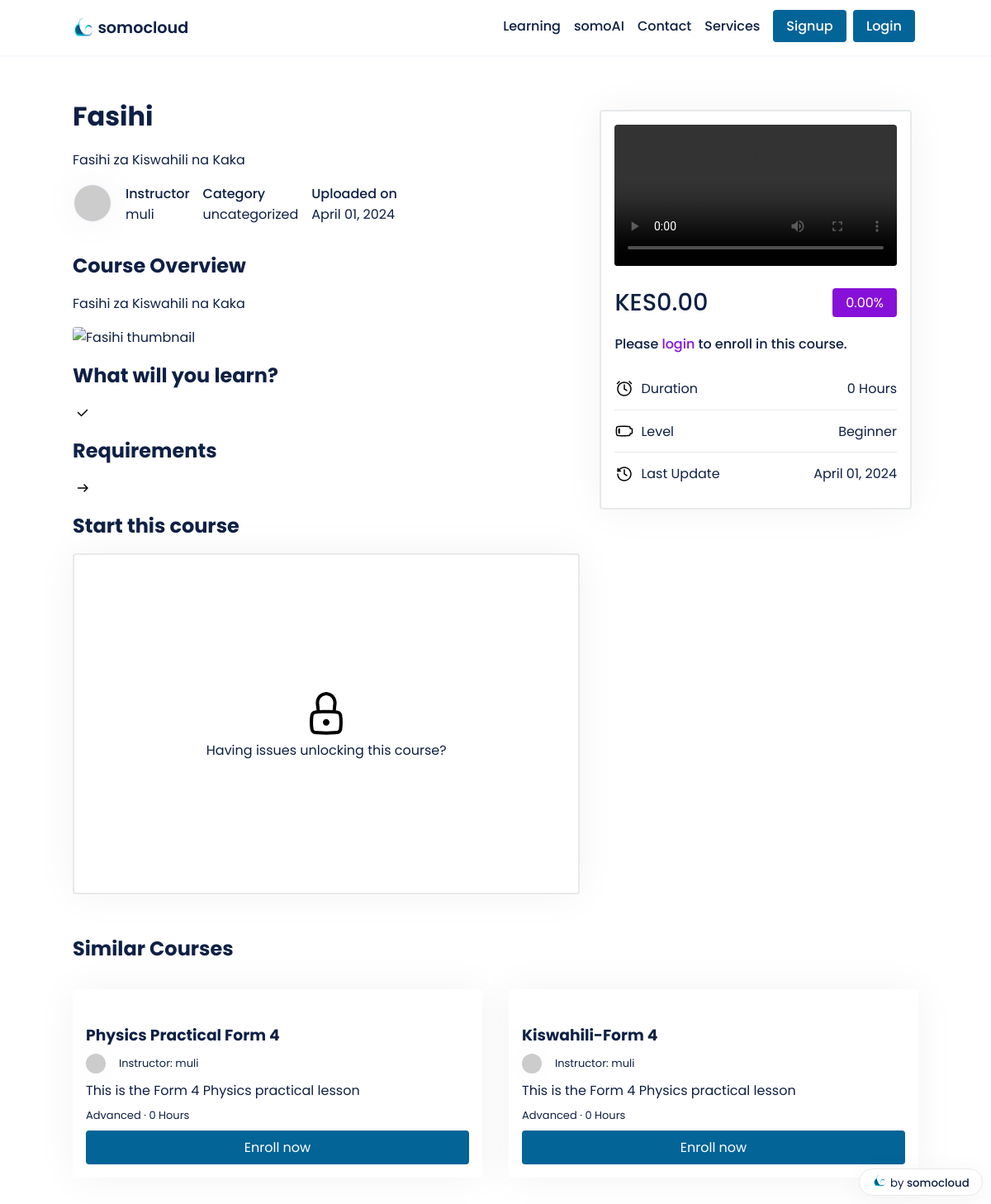
Page /muli/course/fasihi/ on the committed database.
### main/models.py (models this page shows, shortened)
class Course(models.Model):
    LEVEL_CHOICES = [
        ('Beginner', 'Beginner'),
        ('Intermediate', 'Intermediate'),
        ('Advanced', 'Advanced')
    ]
    id = models.AutoField(primary_key=True)
    title = models.CharField(max_length=255)
    slug = models.SlugField(unique=True)
    description = models.TextField()
    course_document = models.FileField(upload_to='course_documents/', blank=True, null=True)
    thumbnail = CloudinaryField('thumbnail', blank=True, null=True)
    featured_video = CloudinaryField('featured_video', blank=True, null=True)
    instructor = models.ForeignKey(User, on_delete=models.CASCADE, related_name='courses', default=None)
    created_at = models.DateTimeField(auto_now_add=True)
    updated_at = models.DateTimeField(auto_now=True)
    level = models.CharField(max_length=20, choices=LEVEL_CHOICES, default='Beginner')
    duration = models.CharField(max_length=10, default='0')
    category = models.CharField(max_length=255, default="uncategorized")
    price = models.DecimalField(max_digits=8, decimal_places=2, default=0.00)
    discount = models.DecimalField(max_digits=5, decimal_places=2, default=0.00)
    requirements = models.TextField(help_text='Enter the requirements for the course, separated by a comma.',
                                    default='')
    content = models.TextField(help_text='Enter the course content, separated by a comma.', default='')
    lesson_title = models.CharField(max_length=255, default='Lesson')
    lesson_video = CloudinaryField('lesson_video', null=True)
    students = models.ManyToManyField(User, related_name='enrolled_courses', blank=True)
    def get_requirements_list(self):
        return self.requirements.split(',')
    def get_content_list(self):
        return self.content.split(',')

### main/views.py (the view, shortened to what this page needs)
# urls.py: path('<str:instructor>/course/<slug:slug>/', views.course_details, name='course_details'),
def course_details(request, instructor, slug):
    instructor_obj = get_object_or_404(User, username=instructor)
    course = get_object_or_404(Course, slug=slug, instructor=instructor_obj)
    category_courses = Course.objects.filter(category__iexact=course.category).exclude(id=course.id)[:3]
    enrolled = False
    if request.user.is_authenticated:
        enrolled = course.students.filter(id=request.user.id).exists()
    context = {
        'course': course,
        'enrolled': enrolled,
        'category_courses': category_courses
    }
    return render(request, 'course.html', context)

### templates/course.html (shortened to what this page needs)
{% extends 'base.html' %}
{% load static %}
{% block content %}
<section class="">
<div class='course-page'>
  <div class='container'>
    <div class='course-grid'>
      <div class='course-main'>
        <h1 style='font-size: 2rem;'>{{ course.title }}</h1>
        <div>
          <p>{{ course.description|slice:":100" }}</p>
        </div>
        <div class='course-meta'>
          {% if course.instructor.socialaccount_set.all %}
  {% with socialaccount=course.instructor.socialaccount_set.all|first %}
    {% if socialaccount.get_avatar_url %}
      <img src="{{ socialaccount.get_avatar_url }}" alt="Profile Image">
    {% else %}
      <img src="https://api.dicebear.com/5.x/shapes/svg?seed={{course.instructor}}" alt="Default Profile Image">
    {% endif %}
  {% endwith %}
{% else %}
  <img src="https://api.dicebear.com/5.x/shapes/svg?seed={{course.instructor}}" alt="Default Profile Image">
{% endif %}
          <p>
            <span style='font-weight: 500;'>
              Instructor
            </span>
            <span>
              {{course.instructor}}
            </span>
          </p>
          <p>
            <span style='font-weight: 500;'>
              Category
            </span>
            <span>
              {{course.category}}
            </span>
          </p>
          <p>
            <span style='font-weight: 500;'>
              Uploaded on
            </span>
            <span>
              {{course.created_at|date:"F d, Y"}}
            </span>
          </p>
        </div>
        <div style='margin-top: 2rem;'>
          <h2>Course Overview</h2>
          <p style='margin: 1rem 0'>{{course.description}}</p>
        </div>
         <div>
          <img style='border-radius: 4px' src="{{ course.thumbnail.url }}" alt="{{ course.title }} thumbnail">
        </div>
        <div style=''>
          <h2>What will you learn?</h2>
          <ul style='list-style: none; margin-top: 1rem;'>
            {% for item in course.get_content_list %}
            <li style='display: flex; column-gap: 1rem; margin: .6rem 0;'>
            </li>
            {% endfor %}
          </ul>
        </div>
        <div style=''>
          <h2>Requirements</h2>
          <ul style='list-style: none; margin-top: 1rem;'>
            {% for requirement in course.get_requirements_list %}
              <li style='display: flex; column-gap: 1rem; margin: .6rem 0;'>
              </li>
            {% endfor %}
          </ul>
        </div>
        <div class='course-unlocked'>
          {% if enrolled %}
                  <section class="course-card">
                      <h3 id='start-learning'>Access Learning Materials</h3>
                      <ul>
                          <li>
                              <a href="{% url 'get_pdf' course.pk %}" target="_self" style="color: #059dee;">Course Material [full]</a>
                          </li>
                      </ul>
                  </section>
          <div class='access-course'>
            <video controls>
              <source src="{{ course.lesson_video.url }}" type="{{ course.lesson_video.mime_type }}">
              Your browser does not support the video tag.
            </video>
            <p style='margin-top: 1rem; font-weight: 600;'>{{course.lesson_title}}</p>
          </div>
          {% else %}
          <h2>Start this course</h2>
         <div class='course-lock'>
          <p>Having issues unlocking this course?</p>
        </div>
          {% endif %}
        </div>
      </div>
      <div class='course-details'>
        <div class='details'>
          <div>
          <video controls controlsList="nodownload" poster='{{course.thumbnail.url}}'>
            <source src="{{ course.featured_video.url }}" type="{{ course.featured_video.mime_type }}">
          </video>
        </div>
        <div style='display: flex; justify-content: space-between; align-items: center;'>
        <div style='display: inline-flex; gap: .8rem; align-items: center;'>
          <p class='course-price'>KES{{course.price}}</p>
        </div>
        <div>
          <p style='background-color: #8710d8; padding: .3rem 1rem; border-radius: 4px; color: #fff;' class=''>{{course.discount}}%</p>
        </div>
      </div>
      {% if enrolled %}
      <a class='btn' href="#start-learning" style='display: block; text-align: center; width: 100%'>Access Course</a>
          <br/>
          <a class='btn' id="openModalBtn" style='display: block; text-align: center; width: 100%'>Add Submission</a>
        <div id="examSubmissionModal" class="modal">
            <div class="modal-content">
                <span class="close">&times;</span>
                <form action="" method="post" enctype="multipart/form-data">
                    {% csrf_token %}
                    <input type="file" name="submission_file" id="submission_file">
                    <label for="submission_answer">Review Answer</label>
                    <textarea name="submission_answer" id="submission_answer" rows="4" cols="50"></textarea>
                    <button type="submit" value="Submit">Submit For Marking</button>
                </form>
            </div>
        </div>
      {% else %}
      {% if user.is_authenticated %}
      <form method="post" action="{% url 'course_details' instructor=course.instructor.username slug=course.slug %}">
      {% csrf_token %}
      <button type="submit" style='width: 100%'>Enroll in this Course</button>
      </form>
      {% else %}
      <p style='font-weight: 500'> Please <a style='color: #8710d8' href="/accounts/login">login</a> to enroll in this course.</p>
      {% endif %}
      {% endif %}
      <div>
        <ul>
          <li>
            <span style='display: inline-flex; column-gap: .5rem; align-items: center;'>
              Duration
            </span>
            <span>{{course.duration}} Hours</span>
          </li>
          <li>
            <span style='display: inline-flex; column-gap: .5rem; align-items: center;'>
              Level
            </span>
            <span>{{course.level}}</span>
          </li>
          <li>
            <span style='display: inline-flex; column-gap: .5rem; align-items: center;'>
              Last Update
            </span>
            <span>{{course.updated_at|date:"F d, Y"}}</span>
          </li>
        </ul>
      </div>
        </div>
      </div>
    </div>
  </div>
</div>
</section>
  <div class="container home-featured-courses-content">
      <h2>Similar Courses</h2>
        {% if category_courses %}
        <div class="courses">
          {% for course in category_courses %}
  <div class="course">
  <div class="course-thumbnail">
  </div>
  <div class="course-details">
      <a href="{% url 'course_details' instructor=course.instructor slug=course.slug %}"><h3>{{ course.title|slice:":80" }}</h3></a>
      <p style="display: inline-flex; column-gap: 1rem; justify-content: center; align-items: center;" class="instructor">
          <img class="instructor-img" src="https://api.dicebear.com/5.x/shapes/svg?seed={{ course.instructor }}">
          Instructor: {{ course.instructor }}
      </p>
      <p class="course-desc">{{ course.description|slice:":100" }}</p>
      <p class="course-lvl-time">
          {{ course.level }} &middot; {{ course.duration }} Hours
      </p>
      <a href="{% url 'course_details' instructor=course.instructor slug=course.slug %}" class="btn enroll-btn">Enroll now</a>
  </div>
  </div>
  {% endfor %}
        {% else %}
          <div class="col-md-12">
            <p style='margin: 2rem 0;'>No courses found in this category.</p>
          </div>
        {% endif %}
      </div>
{% endblock content %}

### static/css/style.css (style rules this page uses)
* { font-family: 'Poppins'; margin: 0; padding: 0; box-sizing: border-box; scroll-behavior: smooth; scroll-padding-top: 2rem; }
body { color: #0e2045; background: #fff; display: flex; flex-direction: column; min-height: 100vh; }
img { width: 100%; }
section { padding: 3rem 0 2rem; }
a { text-decoration: none; color: #0e2045; }
.btn { background-color: #036498; border-radius: 4px; padding: .5rem 1rem; border: none; color: #fff; transition: transform .2s ease-in-out; }
.container { max-width: 1024px; margin: auto; width: 100%; }
.courses { display: grid; grid-template-columns: repeat(auto-fit, minmax(calc(33.33% - 2rem), 1fr)); grid-gap: 2rem; padding: 2rem 0; }
.course { background-color: #fff; color: #0e2045; box-shadow: 0 0 50px rgba(0, 0, 0, 0.05); border-radius: 4px; position: relative; }
.course img { max-width: 100%; padding: 0; border-top-right-radius: 4px; border-top-left-radius: 4px; }
.course-details { padding: 1rem; }
.course-details .instructor-img { height: 1.5rem; width: 1.5rem; border-radius: 50%; box-shadow: 0 0 50px rgba(0, 0, 0, 0.05); }
.course-details .instructor, .course-details .course-lvl-time { margin: .5rem 0; font-size: small; }
.course-details .enroll-btn { display: block; width: 100%; text-align: center; }
.course-grid { display: grid; grid-template-columns: 60% 40%; column-gap: .5rem; }
.course-main div { margin: 1rem 0; }
.course-meta { display: flex; gap: 1rem; }
.course-meta p span { display: block; }
.course-meta img { width: 3rem; height: 3rem; border-radius: 50%; border: 2px solid #f8f8ff; box-shadow: 0 0 50px rgba(0, 0, 0, 0.05); }
.details { background-color: #fff; border-radius: 4px; border: 2px solid #e7e9eb; box-shadow: 0 0 50px rgba(0, 0, 0, 0.05); padding: 1rem; }
.course-details video { width: 100%; border-radius: 4px; }
.course-price { margin: 1rem 0; font-size: 1.8rem; font-weight: 500; }
.details ul { margin-top: 1rem; }
.details li { display: flex; justify-content: space-between; padding: .8rem 0; }
.details li:nth-child(1) { border-bottom: 1px solid #e7e9eb; }
.details li:nth-child(2) { border-bottom: 1px solid #e7e9eb; }
.course-lock { background-color: #fff; border-radius: 4px; border: 2px solid #e7e9eb; box-shadow: 0 0 50px rgba(0, 0, 0, 0.05); padding: 10rem 1rem; display: flex; flex-direction: column; justify-content: center; align-items: center; }

### rows in the picture
Course: title "Fasihi", description "Fasihi za Kiswahili na Kaka", instructor "muli", category "uncategorized", created_at "April 01, 2024", price "0.00", discount "0.00", duration "0", level "Beginner", updated_at "April 01, 2024"
Course: title "Physics Practical Form 4", instructor "muli", description "This is the Form 4 Physics practical lesson", level "Advanced", duration "0"
Course: title "Kiswahili-Form 4", instructor "muli", description "This is the Form 4 Physics practical lesson", level "Advanced", duration "0"
